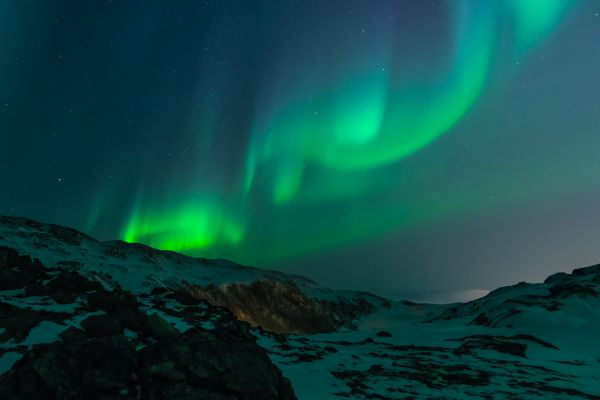
#> input picture convolution/lights.jpg, 600 x 400 px
$ jupyter execute Convolution.ipynb   (shell and % lines are left out)
#> lines starting #> are read from the running program, lines starting #| are printed output that depends on the picture; after the words box and inside, x2 and y2 are one past the last pixel; in counts of white or black regions, pixels touching at a corner belong together
[cell 1]
#Bibliotecas básicas e baixando imagem de teste.
import cv2 as cv
import numpy as np
import io
from matplotlib import pyplot as plt
from google.colab.patches import cv2_imshow

# Download sample image from internet
img = cv.imread('lights.jpg')
#> img is the input picture: shape (400, 600, 3); mean B, G, R 69.3, 72, 15.4
assert img is not None, "file could not be read, check with os.path.exists()"
#show image
cv2_imshow(img)
cv.waitKey(0)
cv.destroyAllWindows()
# Alternativa é o matlibplot, mas ele troca os canais. Vamos corrigir isso mais para frente.
#plt.imshow(img)

[cell 2]
# Acessando um pixel
px = img[100,200]
#> px = [77, 62, 13]
print(px)
#| [77 62 13]

[cell 3]
# Acessando a cor de um pixel
blue = img[100,200,0]
#> blue = 77
print(blue)
#| 77
# faster alternative - img.item(100,100,0)

[cell 4]
# Modificando a imagem
img[99,99] = [0,255,0]
#> img: shape (400, 600, 3); under 0.01% of pixels changed, all inside (x1, y1, x2, y2) = (99, 99, 100, 100)
img[99,100] = [0,255,0]
#> img: shape (400, 600, 3); mean B, G, R 69.3, 72, 15.4
img[100,99] = [0,255,0]
#> img: shape (400, 600, 3); mean B, G, R 69.3, 72, 15.4
img[100,100] = [0,255,0]
#> img: shape (400, 600, 3); mean B, G, R 69.3, 72, 15.4
img[101,101] = [0,255,0]
#> img: shape (400, 600, 3); mean B, G, R 69.3, 72, 15.4
img[101,100] = [0,255,0]
#> img: shape (400, 600, 3); mean B, G, R 69.3, 72, 15.4
img[100,101] = [0,255,0]
#> img: shape (400, 600, 3); mean B, G, R 69.3, 72, 15.4
img[99,101] = [0,255,0]
#> img: shape (400, 600, 3); mean B, G, R 69.3, 72, 15.4
img[101,99] = [0,255,0]
#> img: shape (400, 600, 3); mean B, G, R 69.3, 72, 15.4
print(img[100,100])
#| [  0 255   0]
cv2_imshow(img)
#plt.imshow(img)

[cell 5]
# Dimensões e formato da imagem
print(img.shape)
#| (400, 600, 3)
print(img.dtype)
#| uint8

[cell 6]
# Escolhendo região de interesse
subimg = img[100:300, 300:400]
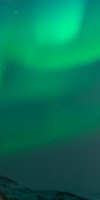
#> subimg: shape (200, 100, 3); mean B, G, R 88, 116.1, 6.3
# Os parametros x,y respectivamente equivalem a  altura e comprimento
print(subimg.shape)
#| (200, 100, 3)
cv2_imshow(subimg)
cv.waitKey(0)
cv.destroyAllWindows()

[cell 7]
# Separando e juntando canais de cor
#os canais de cor por default são, blue, green, red
b,g,r = cv.split(img)
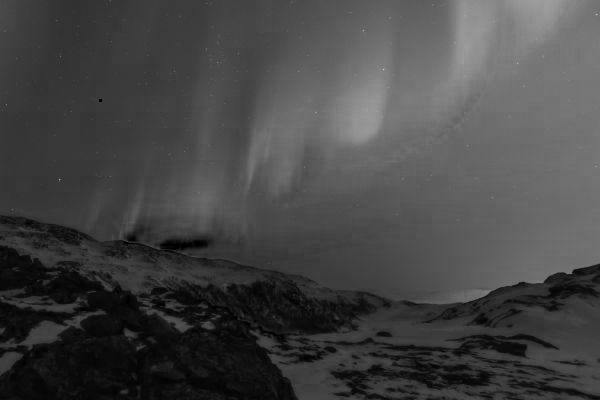
#> b: shape (400, 600); min 0, max 188, mean 69.3
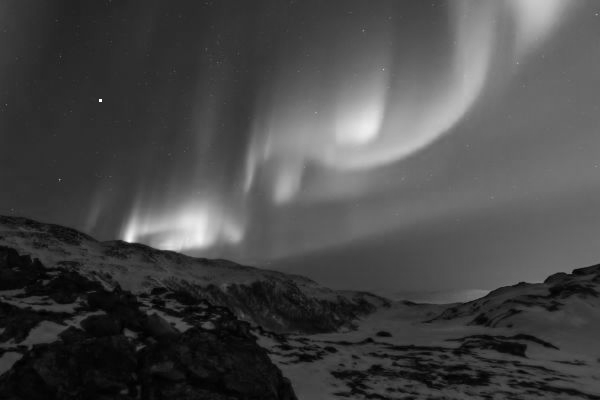
#> g: shape (400, 600); min 0, max 255, mean 72
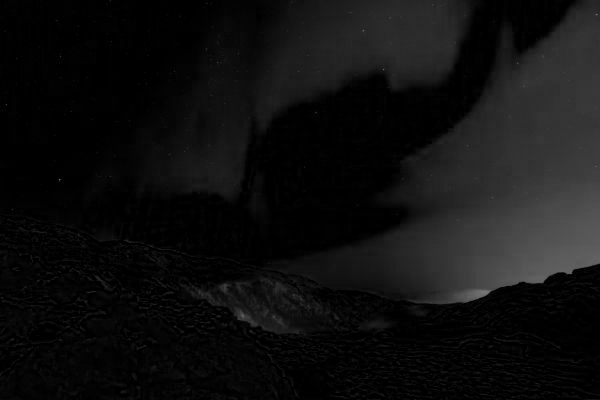
#> r: shape (400, 600); min 0, max 120, mean 15.4
img2 = cv.merge((r,b,g))
#img2 = cv.cvtColor(img,cv.COLOR_BGR2RGB)
# alternativa mais rápida: b = img[:,:,0]
cv2_imshow(img2)

[cell 8]
# Criar bordas.
img = img2
bs = 100
replicate = cv.copyMakeBorder(img,bs,bs,bs,bs,cv.BORDER_REPLICATE)
reflect = cv.copyMakeBorder(img,bs,bs,bs,bs,cv.BORDER_REFLECT)
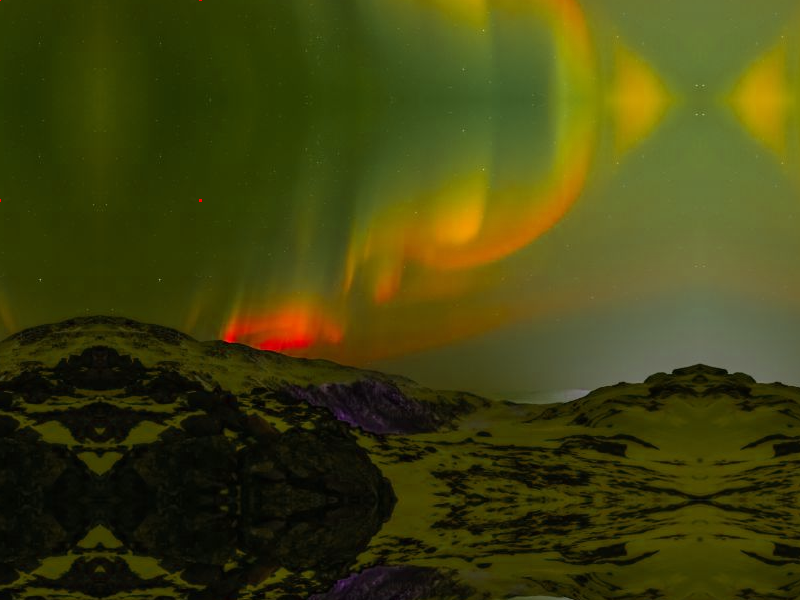
#> reflect: shape (600, 800, 3); mean of channels 0, 1, 2 14.8, 66.8, 65.7; drawn as B, G, R
reflect101 = cv.copyMakeBorder(img,bs,bs,bs,bs,cv.BORDER_REFLECT_101)
wrap = cv.copyMakeBorder(img,bs,bs,bs,bs,cv.BORDER_WRAP)
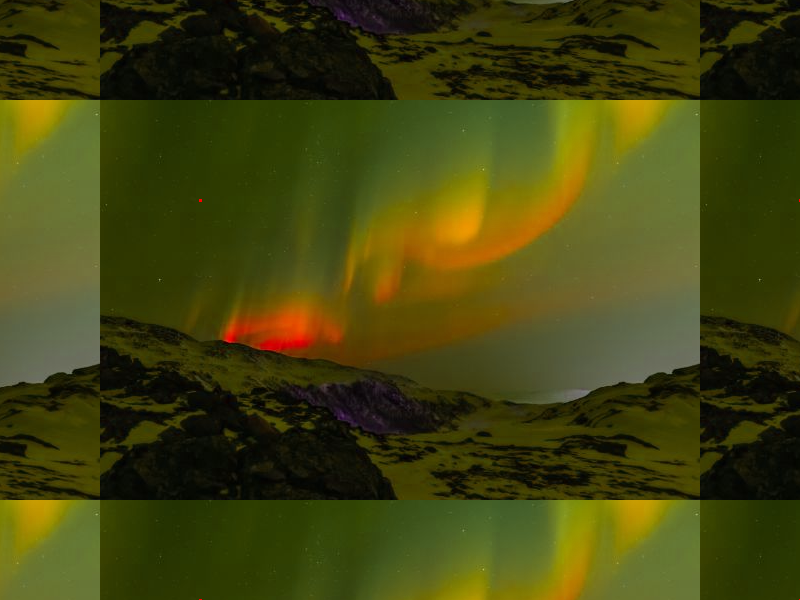
#> wrap: shape (600, 800, 3); mean of channels 0, 1, 2 14.8, 66.8, 65.7; drawn as B, G, R
constant= cv.copyMakeBorder(img,bs,bs,bs,bs,cv.BORDER_CONSTANT,value=(255,255,255))
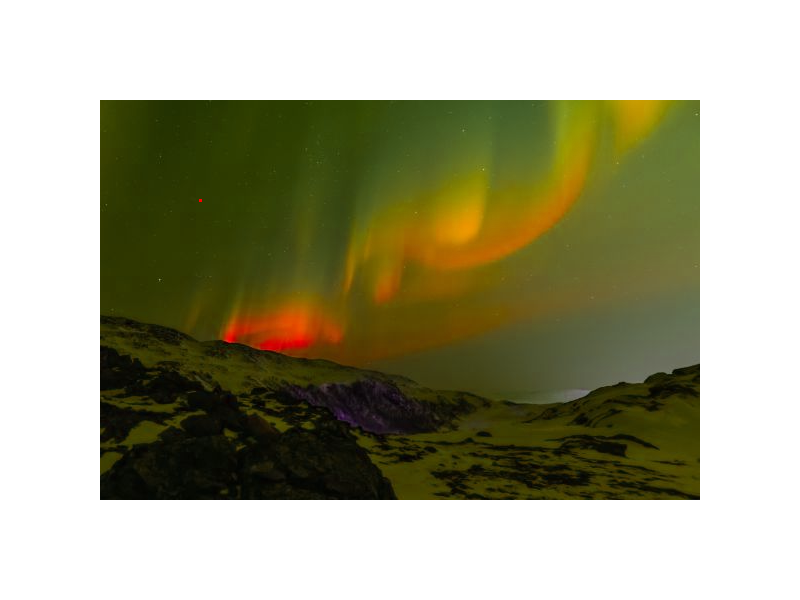
#> constant: shape (600, 800, 3); mean of channels 0, 1, 2 135.2, 162.2, 163.5; drawn as B, G, R
plt.subplot(231),plt.imshow(img),plt.title('ORIGINAL')
plt.subplot(232),plt.imshow(replicate),plt.title('REPLICATE')
plt.subplot(233),plt.imshow(reflect),plt.title('REFLECT')
plt.subplot(234),plt.imshow(reflect101),plt.title('REFLECT_101')
plt.subplot(235),plt.imshow(wrap),plt.title('WRAP')
plt.subplot(236),plt.imshow(constant),plt.title('CONSTANT')
plt.show()

[cell 9]
# Recriando com borda menor.
bs = 5
replicate = cv.copyMakeBorder(img,bs,bs,bs,bs,cv.BORDER_REPLICATE)
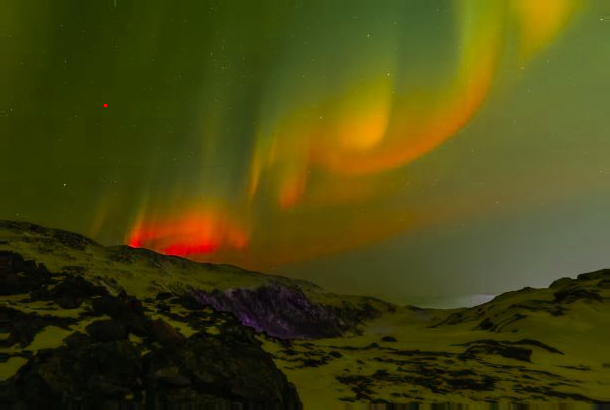
#> replicate: shape (410, 610, 3); mean of channels 0, 1, 2 15.4, 69.1, 71.4; drawn as B, G, R

[cell 10]
# Pegando dimensões
rows,cols,channels = img.shape
#> rows = 400; cols = 600; channels = 3
rows
channels
#> Out = 3

[cell 11]
# Criando imagem de saída
output = np.zeros((rows, cols,channels), dtype="uint8")

[cell 12]
# Convolution to blur image (future subject)
elements = (bs+bs+1)*(bs+bs+1)
for c in np.arange(0,channels):
    for y in np.arange(bs, rows + bs):
        for x in np.arange(bs, cols + bs):
            roi = replicate[y - bs:y + bs + 1, x - bs:x + bs + 1,c]
            total = roi.sum() / elements
            output[y - bs, x - bs,c] = total

[cell 13]
# Redimensionando saída
output = output[bs:rows + bs,bs:cols + bs,]
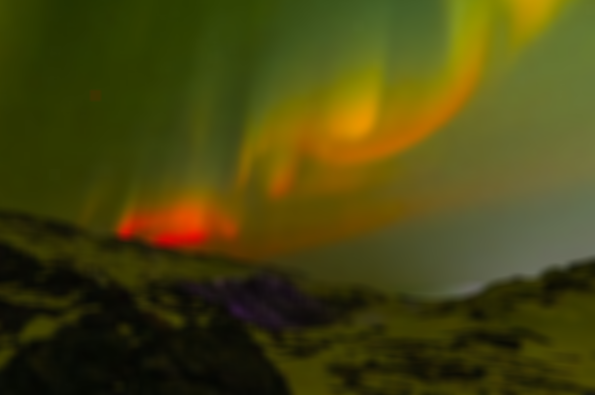
#> output: shape (395, 595, 3); mean of channels 0, 1, 2 15.1, 68.8, 71.7; drawn as B, G, R

[cell 14]
# Comprando as diferenças.
print("Original\n")
cv2_imshow(img,)
print("\nFiltrada\n")
cv2_imshow(output,)
plt.show()

[cell 15]
# Agora encontrando o Wally.
init = (300,20)
search_roi = img[init[0]-bs:init[0]+bs+1,init[1]-bs:init[1]+bs+1].astype('int32')
print(search_roi.shape, search_roi.dtype)
#| (11, 11, 3) int32
plt.imshow(search_roi)
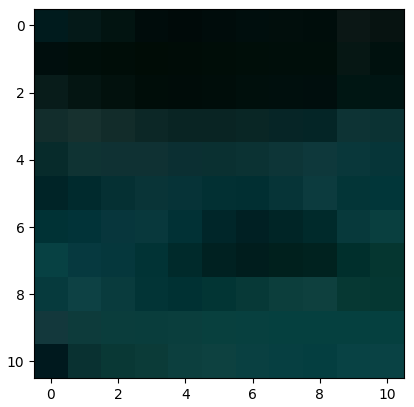
#> figure drawn by matplotlib, 1 panel

[cell 16]
# Convolution to find roi in image
for y in np.arange(bs, rows + bs):
    for x in np.arange(bs, cols + bs):
        roi = replicate[y - bs:y + bs + 1, x - bs:x + bs + 1]
        diff_roi = search_roi - roi
        total = np.absolute(diff_roi).sum()
        if total <= 2000:
            print('Found roi at ', y-bs, ', ', x-bs, ". Total: ", total)
